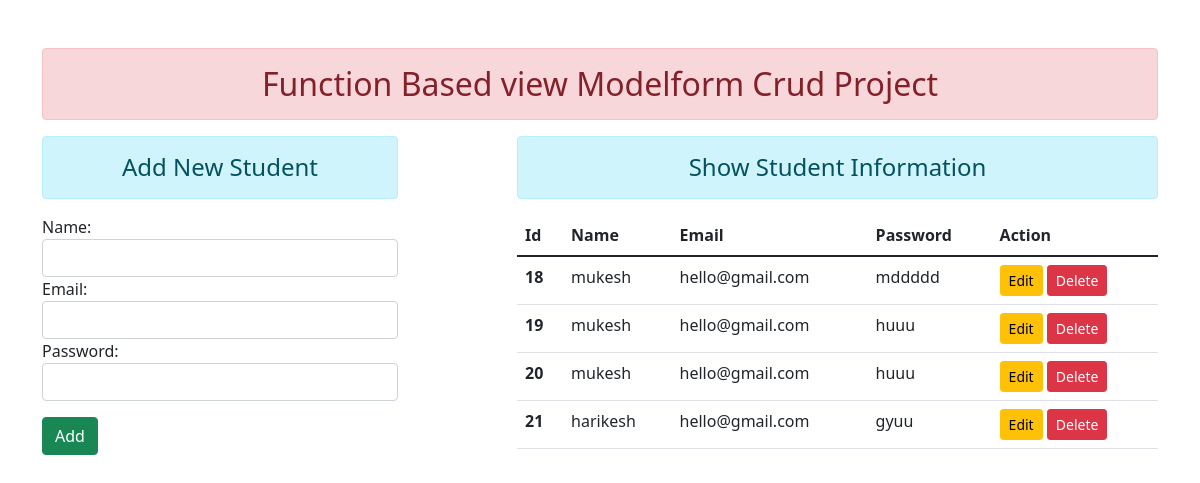
The page / on the database its author committed.
### enroll/models.py (models this page shows)
class User(models.Model):
    name = models.CharField(max_length=70)
    email = models.EmailField(max_length=100)
    password = models.CharField(max_length=100)

### enroll/views.py (the view)
# urls.py: path('',views.add_show, name="addandshow"),
def add_show(request):
 if request.method == 'POST':
     fm = StudentRegistration(request.POST)
     if fm.is_valid():
         fm.save()
         fm = StudentRegistration()
 else:
        fm = StudentRegistration()
 stud = User.objects.all()
 return render(request,'enroll/addandshow.html', {'form':fm,'stu':stud})

### enroll/forms.py
class  StudentRegistration(forms.ModelForm):
  class Meta:
      model = User
      fields = [ 'id', 'name','email','password']
      widgets = {
          'name':forms.TextInput(attrs={'class':'form-control'}),
          'email':forms.EmailInput(attrs={'class':'form-control'}),
          'password':forms.PasswordInput( render_value=True,attrs={'class':'form-control'}),
      }

### enroll/templates/enroll/addandshow.html (shortened to what this page needs)
{% extends 'enroll/base.html' %}
{% block content %}
<div class="row">
    <div class="col-sm-4">
        <h4 class="text-center alert alert-info">Add New Student</h4>
<form action="" method="POST">
    {{form}}
    <input type="submit" class="btn btn-success mt-3 " value="Add">
</form>
    </div>
<div class="col-sm-7 offset-1">
    <h4 class="text-center alert alert-info">Show Student Information</h4>
    {% if stu %}
    <table class="table table-hover">
        <thead>
          <tr>
            <th scope="col">Id</th>
            <th scope="col">Name</th>
            <th scope="col">Email</th>
            <th scope="col">Password</th>
            <th scope="col">Action</th>
          </tr>
        </thead>
        <tbody>
            {% for st in stu %}
          <tr>
            <th scope="row">{{st.id}}</th>
            <td>{{st.name}}</td>
            <td>{{st.email}}</td>
            <td>{{st.password}}</td>
            <td>
                <a href="{% url 'updatedata' st.id %}" class="btn btn-warning btn-sm">Edit</a>
               <form action="{% url 'deletedata' st.id %}" method="POST" class="d-inline"  >
                   <input type="submit" class="btn btn-danger btn-sm" value="Delete">
               </form>
            </td>
          </tr>
          {% endfor %}
        </tbody>
      </table>
    {% else %}
    <h4>No Record</h4>
    {% endif %}
</div>
</div>
{% endblock content %}

### enroll/templates/enroll/base.html (shortened to what this page needs)
{% load static %}
<!DOCTYPE html>
<html lang="en">
<head>
    <link rel="stylesheet" href="{% static 'enroll/css/bootstrap.css'%}">
</head>
<body>
    <div class="container mt-5">
        <h2 class="text-center alert alert-danger">Function Based view Modelform Crud Project</h2>
        {% block content %}
        {% endblock content %}
    </div>
</body>
</html>

### rows shown on the page
User: id "18", name "mukesh", email "hello@gmail.com", password "mddddd"
User: id "19", name "mukesh", email "hello@gmail.com", password "huuu"
User: id "20", name "mukesh", email "hello@gmail.com", password "huuu"
User: id "21", name "harikesh", email "hello@gmail.com", password "gyuu"
